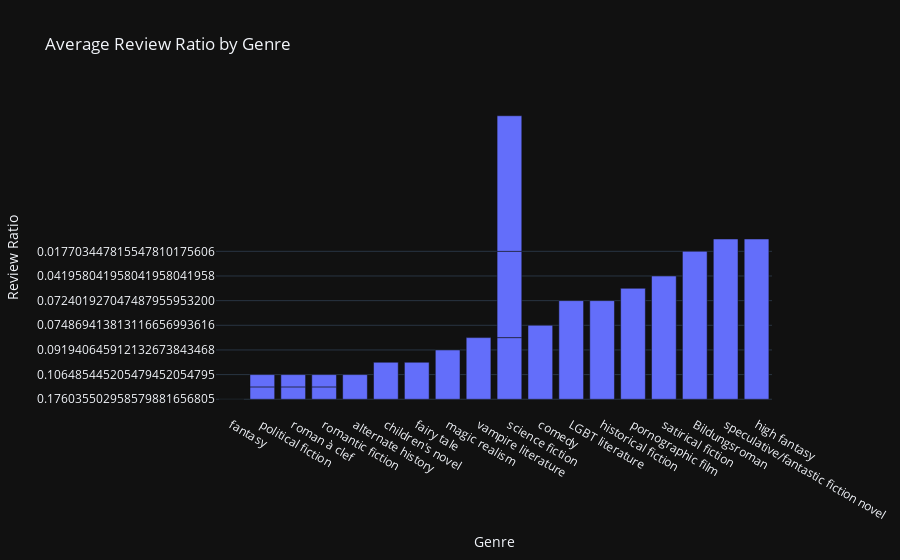

Notebook cell for this chart:
### Code cell
#Bar Plot of Average Review Ratio by Genre:

fig = px.bar(result_df, x="Genre", y="Review Ratio", title="Average Review Ratio by Genre", template='plotly_dark')
fig.show()

### Figure 1 — Plotly figure (JSON) as saved in the notebook; plotly's stock layout.template omitted (floating-point values rounded to 4 significant figures)
{"data": [{"alignmentgroup": "True", "hovertemplate": "Genre=%{x}<br>Review Ratio=%{y}<extra></extra>", "legendgroup": "", "marker": {"color": "#636efa", "pattern": {"shape": ""}}, "name": "", "offsetgroup": "", "orientation": "v", "showlegend": false, "textposition": "auto", "type": "bar", "x": ["fantasy", "political fiction", "roman à clef", "romantic fiction", "political fiction", "roman à clef", "romantic fiction", "alternate history", "children's novel", "fairy tale", "magic realism", "vampire literature", "science fiction", "comedy", "science fiction", "LGBT literature", "historical fiction", "pornographic film", "satirical fiction", "science fiction", "Bildungsroman", "speculative/fantastic fiction novel", "high fantasy"], "xaxis": "x", "y": ["0.176035502958579881656805", "0.166666666666666666666667", "0.166666666666666666666667", "0.166666666666666666666667", "0.166666666666666666666667", "0.166666666666666666666667", "0.166666666666666666666667", "0.106485445205479452054795", "0.098654708520179372197309", "0.098654708520179372197309", "0.091940645912132673843468", "0.089947089947089947089947", "0.089947089947089947089947", "0.074869413813116656993616", "0.072463768115942028985507", "0.072401927047487955953200", "0.072401927047487955953200", "0.068062827225130890052356", "0.041958041958041958041958", "0.033163693305743526648398", "0.017703447815547810175606", "0.011572877311592761980513", "0.011572877311592761980513"], "yaxis": "y"}], "layout": {"barmode": "relative", "legend": {"tracegroupgap": 0}, "title": {"text": "Average Review Ratio by Genre"}, "xaxis": {"anchor": "y", "domain": [0, 1], "title": {"text": "Genre"}}, "yaxis": {"anchor": "x", "domain": [0, 1], "title": {"text": "Review Ratio"}}}}
